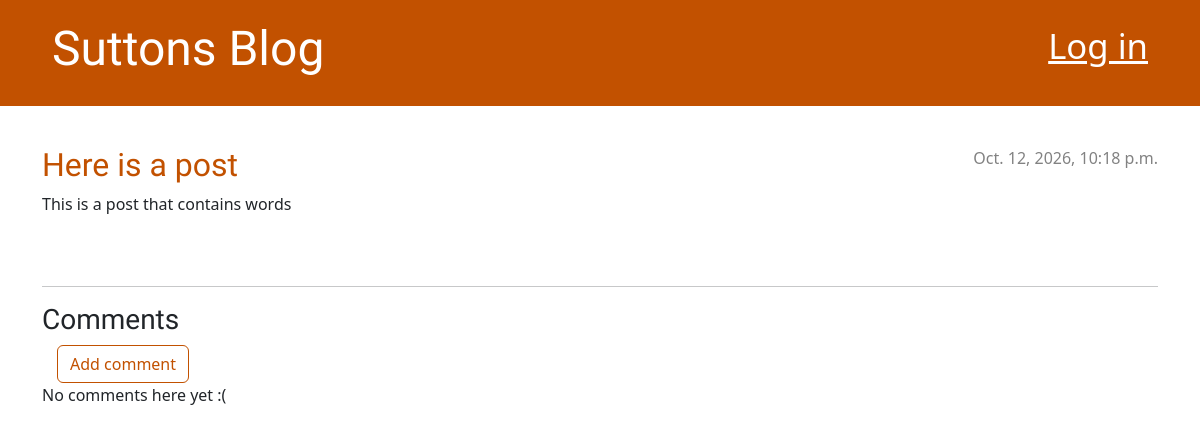
The app's page /post/1/ with its own data.
### blog/models.py (models this page shows, shortened)
class Post(models.Model):
    author = models.ForeignKey(settings.AUTH_USER_MODEL, on_delete=models.CASCADE)
    title = models.CharField(max_length=200)
    text = models.TextField()
    create_date = models.DateTimeField(default=timezone.now)
    published_date = models.DateTimeField(blank=True, null=True)

### blog/views.py (the view)
# urls.py: path('post/<int:pk>/', views.post_detail, name='post_detail'),
def post_detail(request, pk):
    post = get_object_or_404(Post, pk=pk)
    if post.published_date is None and not request.user.is_authenticated:
        raise Http404
    return render(request, 'blog/post_detail.html', {'post': post})

### blog/templates/blog/post_detail.html (shortened to what this page needs)
{% extends 'blog/base.html' %}
{% block content %}
    <article class="post">
        {% if post.published_date %}
            <time class="date">
                {{ post.published_date }}
            </time>
        {% endif %}
        <h2>{{ post.title }}</h2>
        <p>{{ post.text|linebreaksbr }}</p>
    </article>
    <hr>
    <h3>Comments</h3>
    <a class="btn btn-secondary" role="button" href="{% url 'add_comment_to_post' pk=post.pk %}">Add comment</a>
    {% for comment in post.comments.all %}
        {% if user.is_authenticated or comment.approved_comment %}
            <div class="comment">
                <div class="date">
                    {{ comment.created_date }}
                    {% if user.is_authenticated and not comment.approved_comment %}
                        <a class="btn btn-default" href="{% url 'comment_remove' pk=comment.pk %}" aria-label="Remove comment">Remove</a>
                        <a class="btn btn-default" href="{% url 'comment_approve' pk=comment.pk %}" aria-label="Approve comment">Approve</a>
                    {% endif %}
                </div>
                <strong>{{ comment.author }}</strong>
                <p>{{ comment.text|linebreaks }}</p>
            </div>
        {% endif %}
    {% empty %}
        <p>No comments here yet :(</p>
    {% endfor %}
{% endblock %}

### blog/static/css/blog.css (style rules this page uses)
h1, h2 { color: #C25100; font-family: 'Lobster'; }
h1, h2, h3, h4 { font-family: 'Lobster', cursive; }
.date { color: #828282; }
.post { margin-bottom: 70px; }
.post > .date, .post > .actions { float: right; }
.btn-secondary, .btn-secondary:visited { color: #C25100; background: none; border-color: #C25100; margin-left: 15px; }

### records on screen
Post: published_date "Oct. 12, 2026, 10:18 p.m.", title "Here is a post", text "This is a post that contains words"
